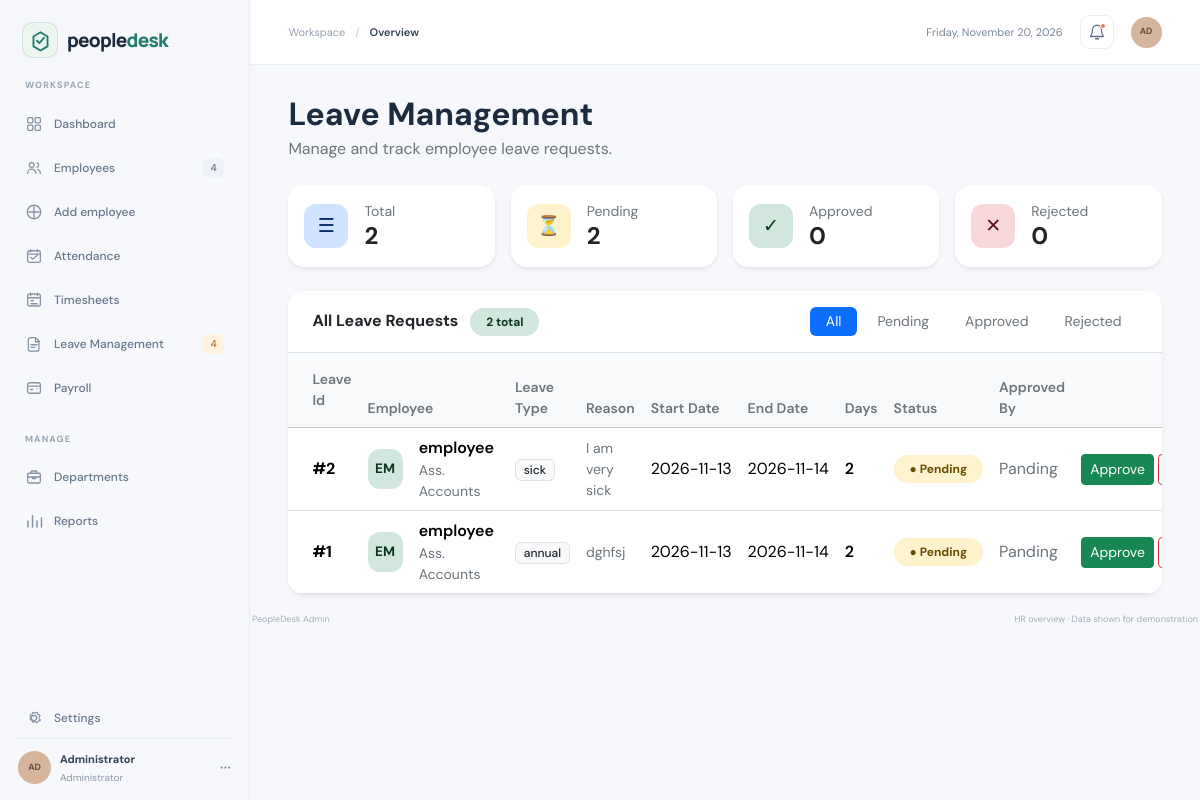
/admin/leave_management/leave_management.php, run on the app's committed database.
### tables this page shows
CREATE TABLE `leave_requests` (
  `leave_id` int NOT NULL,
  `employee_id` int NOT NULL,
  `leave_reason` varchar(200) NOT NULL,
  `leave_type` varchar(50) NOT NULL,
  `start_date` date NOT NULL,
  `end_date` date NOT NULL,
  `total_days` int NOT NULL,
  `status` varchar(20) NOT NULL,
  `approved_by` varchar(50) NOT NULL,
  `admin_remarks` varchar(200) DEFAULT NULL
);

CREATE TABLE `employees` (
  `employee_id` int NOT NULL,
  `name` varchar(150) NOT NULL,
  `email` varchar(150) NOT NULL,
  `temporary_password` varchar(250) NOT NULL,
  `department` varchar(100) NOT NULL,
  `designation` varchar(150) NOT NULL,
  `basic_salary` decimal(10,0) NOT NULL,
  `joining_date` date NOT NULL,
  `birth_date` date DEFAULT NULL,
  `role` enum('admin','hr','employee','') NOT NULL,
  `phone` varchar(15) NOT NULL,
  `profile_picture` varchar(255) DEFAULT NULL,
  `user_id` int DEFAULT NULL
);

### admin/leave_management/leave_management.php (the view, shortened to what this page needs)
<?php
include_once("../../config/db.php");
$filter = $_GET['status'] ?? 'all';
$sql = "SELECT lr.*, e.name AS employee_name, e.designation
        FROM leave_requests lr
        JOIN employees e ON lr.employee_id = e.employee_id";
if ($filter === 'all') {
    $data = $conn->query($sql . " ORDER BY lr.leave_id DESC");
} else {
    $stmt = $conn->prepare($sql . " WHERE LOWER(lr.status) = ? ORDER BY lr.leave_id DESC");
    $stmt->bind_param("s", $filter);
    $stmt->execute();
    $data = $stmt->get_result();
}
$counts = ['pending' => 0, 'approved' => 0, 'rejected' => 0];
$res = $conn->query("SELECT LOWER(status) AS s, COUNT(*) AS c FROM leave_requests GROUP BY LOWER(status)");
foreach ($res as $r) {
    if (isset($counts[$r['s']])) {
        $counts[$r['s']] = (int)$r['c'];
    }
}
$total = array_sum($counts);
?>
<!doctype html>
<html lang="en">
<head>
    <link href="https://cdn.jsdelivr.net/npm/bootstrap@5.3.3/dist/css/bootstrap.min.css" rel="stylesheet">
    <link rel="stylesheet" href="../../assets/admin.css">
</head>
<body>
    <div class="app-shell">
        <?php include_once('../includes/sidebar.php'); ?>
        <main class="main-content">
            <?php include_once('../includes/topbar.php'); ?>
            <div class="dashboard-content">
                <div class="d-flex flex-column flex-sm-row align-items-sm-end justify-content-between gap-3 mb-4">
                    <div>
                        <h1 class="h2 fw-bold mb-1">Leave Management</h1>
                        <p class="text-secondary mb-0">Manage and track employee leave requests.</p>
                    </div>
                </div>
                <div class="row g-3 mb-4">
                    <div class="col-6 col-lg-3">
                        <div class="card border-0 shadow-sm rounded-4">
                            <div class="card-body d-flex align-items-center gap-3">
                                <div class="stat-icon bg-primary-subtle text-primary-emphasis">&#9776;</div>
                                <div>
                                    <div class="text-secondary small">Total</div>
                                    <div class="h4 fw-bold mb-0"><?= $total ?></div>
                                </div>
                            </div>
                        </div>
                    </div>
                    <div class="col-6 col-lg-3">
                        <div class="card border-0 shadow-sm rounded-4">
                            <div class="card-body d-flex align-items-center gap-3">
                                <div class="stat-icon bg-warning-subtle text-warning-emphasis">&#9203;</div>
                                <div>
                                    <div class="text-secondary small">Pending</div>
                                    <div class="h4 fw-bold mb-0"><?= $counts['pending'] ?></div>
                                </div>
                            </div>
                        </div>
                    </div>
                    <div class="col-6 col-lg-3">
                        <div class="card border-0 shadow-sm rounded-4">
                            <div class="card-body d-flex align-items-center gap-3">
                                <div class="stat-icon bg-success-subtle text-success-emphasis">&#10003;</div>
                                <div>
                                    <div class="text-secondary small">Approved</div>
                                    <div class="h4 fw-bold mb-0"><?= $counts['approved'] ?></div>
                                </div>
                            </div>
                        </div>
                    </div>
                    <div class="col-6 col-lg-3">
                        <div class="card border-0 shadow-sm rounded-4">
                            <div class="card-body d-flex align-items-center gap-3">
                                <div class="stat-icon bg-danger-subtle text-danger-emphasis">&#10005;</div>
                                <div>
                                    <div class="text-secondary small">Rejected</div>
                                    <div class="h4 fw-bold mb-0"><?= $counts['rejected'] ?></div>
                                </div>
                            </div>
                        </div>
                    </div>
                </div>
                <div class="card border-0 shadow-sm rounded-4 overflow-hidden">
                    <div class="card-header bg-white border-bottom px-4 py-3">
                        <div class="d-flex flex-column flex-md-row align-items-md-center justify-content-between gap-3">
                            <h2 class="h6 fw-bold mb-0">All Leave Requests
                                <span class="badge rounded-pill bg-success-subtle text-success-emphasis px-3 py-2 ms-2">
                                    <?= $data->num_rows ?> total
                                </span>
                            </h2>
                            <ul class="nav nav-pills small gap-1">
                                <?php foreach (['all' => 'All', 'pending' => 'Pending', 'approved' => 'Approved', 'rejected' => 'Rejected'] as $key => $label) { ?>
                                    <li class="nav-item">
                                        <a class="nav-link py-1 px-3 <?= $filter === $key ? 'active' : 'text-secondary' ?>"
                                           href="?status=<?= $key ?>"><?= $label ?></a>
                                    </li>
                                <?php } ?>
                            </ul>
                        </div>
                    </div>
                    <div class="table-responsive">
                        <table class="table table-hover align-middle mb-0">
                            <thead class="table-light">
                                <tr>
                                    <th class="ps-4 py-3 text-secondary fw-semibold small">Leave Id</th>
                                    <th class="text-secondary fw-semibold small">Employee</th>
                                    <th class="text-secondary fw-semibold small">Leave Type</th>
                                    <th class="text-secondary fw-semibold small">Reason</th>
                                    <th class="text-secondary fw-semibold small">Start Date</th>
                                    <th class="text-secondary fw-semibold small">End Date</th>
                                    <th class="text-secondary fw-semibold small">Days</th>
                                    <th class="text-secondary fw-semibold small">Status</th>
                                    <th class="text-secondary fw-semibold small">Approved By</th>
                                    <th class="text-end pe-4 text-secondary fw-semibold small">Actions</th>
                                </tr>
                            </thead>
                            <tbody>
                                <?php if ($data->num_rows > 0) { ?>
                                    <?php foreach ($data as $leave) { ?>
                                        <?php
                                            $status = strtolower($leave['status']);
                                            $badge = 'bg-warning-subtle text-warning-emphasis';
                                            $initials = strtoupper(substr($leave['employee_name'], 0, 2));
                                        ?>
                                        <tr>
                                            <td class="ps-4 fw-bold">#<?= (int)$leave['leave_id'] ?></td>
                                            <td>
                                                <div class="d-flex align-items-center gap-3">
                                                    <span class="leave-avatar"><?= htmlspecialchars($initials) ?></span>
                                                    <div>
                                                        <div class="fw-semibold"><?= htmlspecialchars($leave['employee_name']) ?></div>
                                                        <div class="small text-secondary"><?= htmlspecialchars($leave['designation']) ?></div>
                                                    </div>
                                                </div>
                                            </td>
                                            <td><span class="badge bg-light text-dark border fw-medium"><?= htmlspecialchars($leave['leave_type']) ?></span></td>
                                            <td class="reason-cell text-secondary small"><?= htmlspecialchars($leave['leave_reason']) ?></td>
                                            <td class="text-nowrap"><?= htmlspecialchars($leave['start_date']) ?></td>
                                            <td class="text-nowrap"><?= htmlspecialchars($leave['end_date']) ?></td>
                                            <td class="fw-semibold"><?= (int)$leave['total_days'] ?></td>
                                            <td>
                                                <span class="badge rounded-pill <?= $badge ?> px-3 py-2">
                                                    &#9679; <?= htmlspecialchars($leave['status']) ?>
                                                </span>
                                            </td>
                                            <td class="text-secondary"><?= htmlspecialchars($leave['approved_by'] ?: '-') ?></td>
                                            <td class="text-end pe-4 text-nowrap">
                                                <?php if ($status === 'pending') { ?>
                                                    <button type="button" class="btn btn-sm btn-success"
                                                            data-bs-toggle="modal" data-bs-target="#decisionModal"
                                                            data-leave-id="<?= (int)$leave['leave_id'] ?>"
                                                            data-action="approve"
                                                            data-name="<?= htmlspecialchars($leave['employee_name']) ?>">Approve</button>
                                                    <button type="button" class="btn btn-sm btn-outline-danger"
                                                            data-bs-toggle="modal" data-bs-target="#decisionModal"
                                                            data-leave-id="<?= (int)$leave['leave_id'] ?>"
                                                            data-action="reject"
                                                            data-name="<?= htmlspecialchars($leave['employee_name']) ?>">Reject</button>
                                                <?php } else { ?>
                                                    <span class="text-secondary small">Done</span>
                                                <?php } ?>
                                            </td>
                                        </tr>
                                    <?php } ?>
                                <?php } ?>
                            </tbody>
                        </table>
                    </div>
                </div>
            </div>
            <?php include_once('../includes/footer.php'); ?>
        </main>
    </div>
</body>
</html>

### assets/admin.css (style rules this page uses)
:root { --admin-ink: #1d2b3f; --admin-muted: #8290a1; --admin-line: #e9edf2; --admin-green: #237b6d; --admin-green-dark: #176557; --admin-bg: #f6f8fb; }
* { box-sizing: border-box; }
body { min-width: 320px; margin: 0; color: var(--admin-ink); background: var(--admin-bg); font-family: "DM Sans", sans-serif; -webkit-font-smoothing: antialiased; }
.app-shell { display: flex; min-height: 100vh; }
.main-content { min-width: 0; flex: 1 1 auto; }
.dashboard-content { width: min(100%, 1500px); margin: 0 auto; padding: 30px clamp(20px, 3.2vw, 48px) 18px; }
.stat-icon { display: grid; width: 33px; height: 33px; place-items: center; border-radius: 9px; }

### admin/leave_management/leave_management.php (style rules this page uses)
.leave-avatar { width: 40px; height: 40px; border-radius: 12px; display: inline-flex; align-items: center; justify-content: center; font-weight: 700; font-size: .85rem; background: var(--bs-success-bg-subtle); color: var(--bs-success-text-emphasis); }
.stat-icon { width: 44px; height: 44px; border-radius: 12px; display: flex; align-items: center; justify-content: center; font-size: 1.2rem; }
.reason-cell { max-width: 220px; }

### data on the page
leave_requests: leave_id "2", employee.name "EM", employee.name "employee", employee.designation "Ass. Accounts", leave_type "sick", leave_reason "I am very sick", start_date "2026-11-13", end_date "2026-11-14", total_days "2", status "Pending", approved_by "Panding"
leave_requests: leave_id "1", employee.name "EM", employee.name "employee", employee.designation "Ass. Accounts", leave_type "annual", leave_reason "dghfsj", start_date "2026-11-13", end_date "2026-11-14", total_days "2", status "Pending", approved_by "Panding"

### other printed values
$totalEmployee "4"
$userInitials "AD"
$userName "Administrator"
$pageTitle "Overview"
$total "2"
$counts['pending'] "2"
$counts['approved'] "0"
$counts['rejected'] "0"
$data->num_rows "2"
$label "All"
$label "Pending"
$label "Approved"
$label "Rejected"
